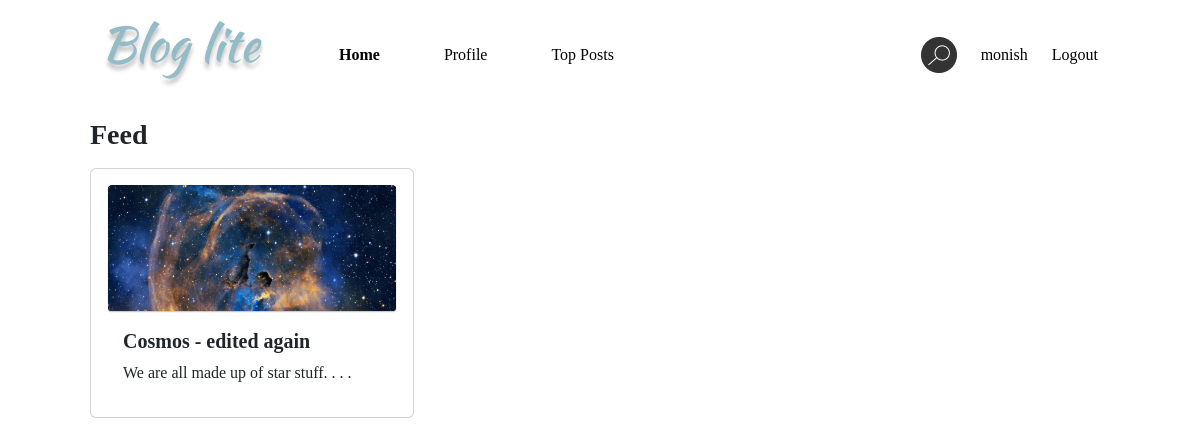
/home (signed in), run on the app's committed database.
### application/models.py (models this page shows, shortened)
class User(UserMixin, db.Model):
    __tablename__ = 'user'
    uid = db.Column(db.Integer, autoincrement=True, primary_key=True)
    uname = db.Column(db.String(255), unique=True, nullable=False)
    fname = db.Column(db.String(255), nullable=False)
    lname = db.Column(db.String(255), nullable=False)
    email = db.Column(db.String(255), unique=True, nullable=False)
    pro_pic = db.Column(db.String(255), nullable=False)
    bio = db.Column(db.String(255))
    pwd = db.Column(db.String(255), nullable=False)
    posts = db.relationship('Post', backref='user')
    comments = db.relationship('Comment', backref='user')
    followings = db.relationship('Following', backref='user')
    followers = db.relationship('Follower', backref='user')
    likes = db.relationship('Like', backref='user')

class Post(db.Model):
    __tablename__ = 'post'
    pid = db.Column(db.Integer, autoincrement=True, primary_key=True)
    title = db.Column(db.String(255), nullable=False)
    description = db.Column(db.Text, nullable=False)
    timestamp = db.Column(db.DateTime, nullable=False)
    uid = db.Column(db.Integer, db.ForeignKey('user.uid'), nullable=False)
    images = db.relationship('Image', backref='post')
    comments = db.relationship('Comment', backref='post')
    likes = db.relationship('Like', backref='post')

class Image(db.Model):
    __tablename__ = 'image'
    iid = db.Column(db.Integer, autoincrement=True, primary_key=True)
    url = db.Column(db.String(255), nullable=False)
    pid = db.Column(db.Integer, db.ForeignKey('post.pid'), nullable=False)

### application/controllers.py (the view)
@app.route("/home", methods=["GET"])
@login_required
def home():
    posts = []
    for following in current_user.followings:
        user = db.session.query(User).filter(User.uid == following.fid).first()
        posts += user.posts
    posts.sort(reverse=True, key=lambda x: x.timestamp)
    return render_template("home.html", current_user=current_user, posts=posts)

### main.py (called while the page is built)
def create_app():
    new_app = Flask(__name__, template_folder="templates")
    if os.getenv('ENV', "development") == "production":
        raise Exception("Currently no production config is setup.")
    else:
        print("Staring Local Development")
        new_app.config.from_object(LocalDevelopmentConfig)
    db.init_app(new_app)
    api = Api(new_app)
    login_manager = LoginManager()
    login_manager.login_view = 'login'
    login_manager.init_app(new_app)
    from application.models import User
    @login_manager.user_loader
    def load_user(uid):
        return User.query.get(int(uid))
    new_app.app_context().push()
    return new_app, api

### templates/home.html (shortened to what this page needs)
{% extends "base.html" %} {% block title %} Welcome {% endblock title %}  {% block body %}
<h3 class="fw-bold mt-4 px-5">Feed</h3>
<div class="row row-cols-3 p-5 py-2">
    {% for post in posts %}
    <div class="col mb-4">
        <a href="/post/{{ post.pid }}">
            <div class="card h-100 p-3">
                {% if post.images|length > 0 %}
                <img
                    src="{{ url_for('static', filename='images/' + post.images[0].url) }}"
                    class="card-img-top"
                    alt="post image"
                    height=""
                    width=""
                />
                {% endif %}
                <div class="card-body">
                    <h5 class="card-title fw-bold">{{ post.title }}</h5>
                    <p class="card-text">{{ post.description[:300] }} . . .</p>
                </div>
            </div>
        </a>
    </div>
    {% else %}
    <div class="text-center my-5 p-5 col-12">
        <h5>There are no posts in your feed</h5>
        <h5>Connect with other users to see what they are posting</h5>
    </div>
    {% endfor %}
</div>
{% endblock body %}

### templates/base.html (shortened to what this page needs)
<!DOCTYPE html>
<html lang="en">
    <head>
        <link
            href="https://cdn.jsdelivr.net/npm/bootstrap@5.3.0-alpha1/dist/css/bootstrap.min.css"
            rel="stylesheet"
        />
        <link
            rel="stylesheet"
            href="{{ url_for('static', filename='css/style.css') }}"
        />
    </head>
    <body>
        <div class="container">
            {% block navbar %}
            <nav class="navbar navbar-expand-lg p-5 pt-3 pb-0">
                <div class="container-fluid">
                    <a class="navbar-brand" href="{{ url_for('index') }}">
                        <img
                            src="{{ url_for('static', filename='images/blog_lite.png') }}"
                            alt="logo"
                            width=""
                            height=""
                        />
                    </a>
                    <div
                        class="collapse navbar-collapse"
                        id="navbarSupportedContent"
                    >
                        <ul class="navbar-nav me-auto mb-2 mb-lg-0">
                            <li class="nav-item ms-5">
                                <a
                                    class="nav-link nav-home-text"
                                    href="{{ url_for('index') }}"
                                    >Home</a
                                >
                            </li>
                            {% if current_user.is_authenticated %}
                            <li class="nav-item ms-5">
                                <a
                                    class="nav-link nav-profile-text"
                                    href="{{ url_for('profile', username=current_user.uname) }}"
                                    >Profile</a
                                >
                            </li>
                            {% endif %}
                            <li class="nav-item ms-5">
                                <a
                                    class="nav-link nav-tp-text"
                                    href="{{ url_for('top_posts') }}"
                                    >Top Posts</a
                                >
                            </li>
                        </ul>
                        <a
                            class="nav-link"
                            href="{{ url_for('search_users') }}"
                        >
                            <img
                                src="{{ url_for('static', filename='images/search.png') }}"
                                alt="search"
                                width=""
                                height=""
                            />
                        </a>
                         {% if current_user.is_authenticated %}
                        <a
                            class="nav-link ms-4"
                            href="{{ url_for('profile', username=current_user.uname) }}"
                            >{{ current_user.uname }}</a
                        >
                        <a class="nav-link ms-4" href="{{ url_for('logout') }}"
                            >Logout</a
                        >
                        {% endif %}
                    </div>
                </div>
            </nav>
            {% endblock navbar %} {% block body %} {% endblock body %}
        </div>
    </body>
</html>

### static/css/style.css (style rules this page uses)
a { text-decoration: none; color: inherit; }
body { font-family: "OpenSans"; }
.nav-link { color: black; }

### templates/home.html (style rules this page uses)
.nav-home-text { font-weight: bold; }

### data on the page
User: uname "monish"
Post: url (picture), title "Cosmos - edited again", description "We are all made up of star stuff."
